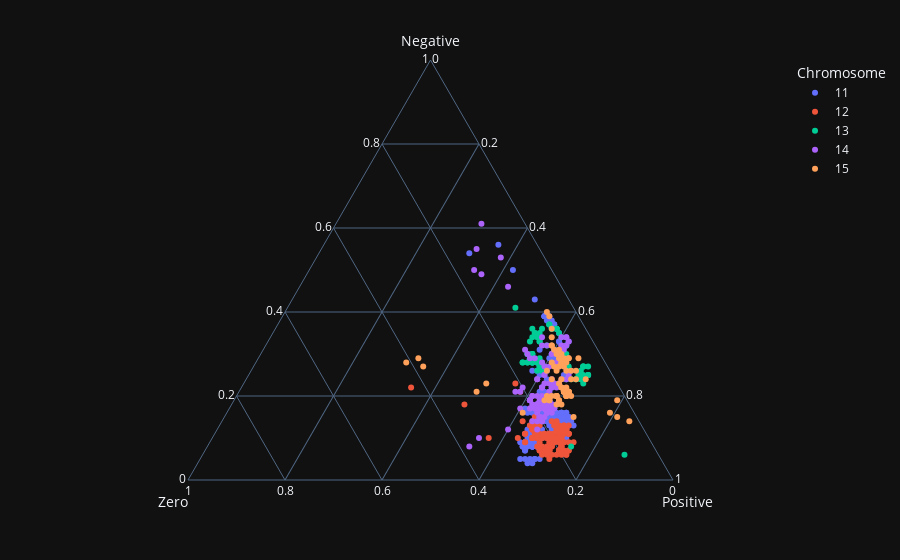

The code cell stored with this chart in its notebook:
### Code cell
plot = px.scatter_ternary(df[1404:1948], a = 'Negative', 
                          b = 'Zero',
                          c='Positive',
                          color = 'Chromosome')
plot.show()

### Figure 1 — Plotly figure (JSON) as saved in the notebook; plotly's stock layout.template omitted (floating-point values rounded to 4 significant figures; data arrays with more than 128 entries replaced by an {"elided": "..."} marker saying what was removed)
{"data": [{"a": {"elided": "188 float values"}, "b": {"elided": "188 int values"}, "c": {"elided": "188 int values"}, "hovertemplate": "Chromosome=11<br>Negative=%{a}<br>Zero=%{b}<br>Positive=%{c}<extra></extra>", "legendgroup": "11", "marker": {"color": "#636efa", "symbol": "circle"}, "mode": "markers", "name": "11", "showlegend": true, "subplot": "ternary", "type": "scatterternary"}, {"a": [8.0, 9.0, 10.0, 9.0, 18.0, 10.0, 9.0, 9.0, 11.0, 10.0, 10.0, 10.0, 22.0, 10.0, 21.0, 10.0, 23.0, 12.0, 13.0, 15.0, 14.0, 14.0, 11.0, 12.0, 12.0, 11.0, 13.0, 12.0, 12.0, 11.0, 10.0, 10.0, 8.0, 10.0, 8.0, 8.0, 7.0, 6.0, 7.0, 8.0, 7.0, 7.0, 7.0, 7.0, 10.0, 10.0, 9.0, 9.0, 10.0, 10.0, 11.0, 11.0, 11.0, 11.0, 12.0, 11.0, 9.0, 7.0, 8.0, 7.0, 6.0, 5.0, 6.0, 6.0, 7.0, 7.0, 7.0, 6.0, 6.0, 7.0, 6.0, 7.0, 7.0, 8.0, 9.0, 8.0, 9.0, 9.0, 10.0, 11.0, 13.0, 11.0, 13.0, 12.0, 12.0, 11.0, 10.0, 12.0, 11.0, 11.0, 13.0, 12.0, 13.0, 11.0, 12.0, 12.0, 13.0, 11.0, 12.0, 14.0, 14.0, 13.0, 11.0, 11.0, 9.0, 9.0, 9.0, 10.0, 11.0, 12.0, 10.0, 10.0, 10.0, 10.0, 11.0], "b": [21, 21, 23, 20, 34, 24, 26, 26, 25, 27, 33, 24, 43, 23, 21, 23, 21, 23, 21, 21, 24, 22, 22, 22, 22, 23, 23, 23, 23, 25, 24, 22, 21, 23, 24, 22, 24, 22, 19, 19, 20, 22, 22, 22, 21, 21, 23, 20, 19, 20, 20, 20, 18, 19, 17, 17, 17, 20, 23, 23, 21, 23, 23, 24, 24, 22, 20, 19, 20, 18, 19, 20, 18, 19, 18, 19, 20, 20, 22, 21, 22, 19, 16, 16, 16, 17, 18, 18, 16, 16, 15, 17, 16, 16, 16, 17, 17, 18, 17, 18, 17, 18, 18, 16, 16, 19, 18, 18, 21, 18, 19, 19, 20, 20, 20], "c": [71, 70, 67, 71, 48, 66, 65, 65, 64, 63, 57, 66, 35, 67, 58, 67, 56, 65, 66, 64, 62, 64, 67, 66, 66, 66, 64, 65, 65, 64, 66, 68, 71, 67, 68, 70, 69, 72, 74, 73, 73, 71, 71, 71, 69, 69, 68, 71, 71, 70, 69, 69, 71, 70, 71, 72, 74, 73, 69, 70, 73, 72, 71, 70, 69, 71, 73, 75, 74, 75, 75, 73, 75, 73, 73, 73, 71, 71, 68, 68, 65, 70, 71, 72, 72, 72, 72, 70, 73, 73, 72, 71, 71, 73, 72, 71, 70, 71, 71, 68, 69, 69, 71, 73, 75, 72, 73, 72, 68, 70, 71, 71, 70, 70, 69], "hovertemplate": "Chromosome=12<br>Negative=%{a}<br>Zero=%{b}<br>Positive=%{c}<extra></extra>", "legendgroup": "12", "marker": {"color": "#EF553B", "symbol": "circle"}, "mode": "markers", "name": "12", "showlegend": true, "subplot": "ternary", "type": "scatterternary"}, {"a": [8.0, 6.0, 25.0, 27.0, 25.0, 26.0, 24.0, 25.0, 27.0, 27.0, 27.0, 25.0, 24.0, 25.0, 23.0, 24.0, 24.0, 24.0, 24.0, 28.0, 28.0, 27.0, 30.0, 32.0, 34.0, 35.0, 37.0, 37.0, 36.0, 36.0, 36.0, 36.0, 36.0, 35.0, 41.0, 36.0, 33.0, 35.0, 36.0, 33.0, 32.0, 34.0, 35.0, 34.0, 33.0, 30.0, 30.0, 30.0, 27.0, 28.0, 28.0, 28.0, 28.0, 28.0, 29.0, 28.0, 28.0, 27.0, 26.0, 26.0, 29.0, 28.0, 30.0, 30.0], "b": [17, 7, 5, 4, 5, 6, 8, 5, 5, 5, 5, 6, 7, 7, 7, 7, 8, 9, 10, 9, 8, 8, 7, 6, 6, 6, 7, 7, 7, 6, 6, 6, 7, 11, 12, 9, 11, 10, 11, 11, 10, 12, 11, 11, 13, 14, 14, 15, 14, 15, 16, 17, 17, 15, 15, 14, 16, 14, 15, 14, 13, 15, 15, 14], "c": [75, 87, 70, 69, 70, 68, 68, 70, 68, 68, 68, 69, 69, 68, 70, 69, 68, 67, 66, 63, 64, 65, 63, 62, 60, 59, 56, 56, 57, 58, 58, 58, 57, 54, 47, 55, 56, 55, 53, 56, 58, 54, 54, 55, 54, 56, 56, 55, 59, 57, 56, 55, 55, 57, 56, 58, 56, 59, 59, 60, 58, 57, 55, 56], "hovertemplate": "Chromosome=13<br>Negative=%{a}<br>Zero=%{b}<br>Positive=%{c}<extra></extra>", "legendgroup": "13", "marker": {"color": "#00cc96", "symbol": "circle"}, "mode": "markers", "name": "13", "showlegend": true, "subplot": "ternary", "type": "scatterternary"}, {"a": [17.0, 16.0, 20.0, 50.0, 49.0, 55.0, 18.0, 18.0, 18.0, 17.0, 17.0, 19.0, 18.0, 17.0, 14.0, 12.0, 12.0, 10.0, 8.0, 17.0, 17.0, 16.0, 18.0, 16.0, 18.0, 18.0, 19.0, 20.0, 22.0, 21.0, 19.0, 19.0, 20.0, 20.0, 18.0, 18.0, 16.0, 17.0, 15.0, 17.0, 15.0, 14.0, 14.0, 14.0, 15.0, 14.0, 15.0, 17.0, 17.0, 17.0, 17.0, 18.0, 19.0, 20.0, 18.0, 18.0, 17.0, 17.0, 19.0, 18.0, 18.0, 19.0, 22.0, 24.0, 24.0, 25.0, 23.0, 25.0, 24.0, 27.0, 28.0, 29.0, 31.0, 30.0, 29.0, 32.0, 34.0, 61.0, 32.0, 34.0, 34.0, 34.0, 33.0, 32.0, 32.0, 31.0, 30.0, 30.0, 28.0, 25.0, 24.0, 23.0, 24.0, 22.0, 23.0, 23.0, 21.0, 21.0, 46.0, 16.0, 19.0, 53.0, 22.0, 27.0, 22.0, 23.0], "b": [17, 18, 19, 16, 15, 13, 16, 17, 18, 18, 18, 16, 17, 18, 20, 22, 28, 35, 38, 23, 21, 18, 19, 20, 19, 19, 20, 19, 20, 21, 20, 20, 18, 17, 17, 17, 17, 16, 20, 19, 19, 22, 21, 20, 20, 20, 20, 20, 18, 18, 19, 19, 18, 16, 18, 19, 19, 18, 17, 19, 20, 17, 16, 16, 16, 14, 14, 14, 13, 12, 13, 14, 15, 15, 15, 11, 10, 9, 10, 5, 6, 5, 5, 7, 6, 7, 9, 10, 10, 9, 11, 12, 10, 16, 13, 15, 22, 15, 11, 18, 16, 9, 14, 13, 13, 13], "c": [66, 66, 61, 34, 36, 32, 66, 65, 64, 65, 65, 65, 65, 65, 66, 66, 60, 55, 54, 60, 62, 66, 63, 64, 63, 63, 61, 61, 58, 58, 61, 61, 62, 63, 65, 65, 67, 67, 65, 64, 66, 64, 65, 66, 65, 66, 65, 63, 65, 65, 64, 63, 63, 64, 64, 63, 64, 65, 64, 63, 62, 64, 62, 60, 60, 61, 63, 61, 63, 61, 59, 57, 54, 55, 56, 57, 56, 30, 58, 61, 60, 61, 62, 61, 62, 62, 61, 60, 62, 66, 65, 65, 66, 62, 64, 62, 57, 64, 43, 66, 65, 38, 64, 60, 65, 64], "hovertemplate": "Chromosome=14<br>Negative=%{a}<br>Zero=%{b}<br>Positive=%{c}<extra></extra>", "legendgroup": "14", "marker": {"color": "#ab63fa", "symbol": "circle"}, "mode": "markers", "name": "14", "showlegend": true, "subplot": "ternary", "type": "scatterternary"}, {"a": [16.0, 19.0, 14.0, 15.0, 15.0, 16.0, 21.0, 23.0, 27.0, 28.0, 29.0, 27.0, 24.0, 24.0, 26.0, 40.0, 34.0, 29.0, 27.0, 26.0, 29.0, 24.0, 29.0, 26.0, 39.0, 36.0, 28.0, 31.0, 30.0, 32.0, 32.0, 31.0, 30.0, 29.0, 28.0, 29.0, 28.0, 28.0, 26.0, 27.0, 26.0, 24.0, 23.0, 21.0, 21.0, 21.0, 22.0, 22.0, 20.0, 20.0, 21.0, 20.0, 20.0, 19.0, 20.0, 21.0, 21.0, 22.0, 24.0, 21.0, 20.0, 20.0, 19.0, 20.0, 19.0, 19.0, 20.0, 18.0, 18.0, 20.0, 19.0], "b": [5, 2, 2, 4, 13, 23, 30, 27, 38, 41, 38, 9, 9, 8, 8, 6, 8, 7, 10, 9, 7, 6, 5, 7, 6, 7, 8, 8, 8, 9, 9, 9, 9, 8, 9, 9, 9, 11, 11, 11, 13, 13, 12, 11, 11, 12, 12, 12, 14, 14, 12, 12, 12, 14, 11, 12, 11, 11, 11, 11, 12, 14, 17, 16, 16, 16, 14, 15, 14, 15, 14], "c": [79, 79, 84, 81, 72, 61, 49, 50, 35, 31, 33, 64, 67, 68, 66, 54, 58, 64, 63, 65, 64, 70, 66, 67, 55, 57, 64, 61, 62, 59, 59, 60, 61, 63, 63, 62, 63, 61, 63, 62, 61, 63, 65, 68, 68, 67, 66, 66, 66, 66, 67, 68, 68, 67, 69, 67, 68, 67, 65, 68, 68, 66, 64, 64, 65, 65, 66, 67, 68, 65, 67], "hovertemplate": "Chromosome=15<br>Negative=%{a}<br>Zero=%{b}<br>Positive=%{c}<extra></extra>", "legendgroup": "15", "marker": {"color": "#FFA15A", "symbol": "circle"}, "mode": "markers", "name": "15", "showlegend": true, "subplot": "ternary", "type": "scatterternary"}], "layout": {"ternary": {"domain": {"x": [0.0, 1.0], "y": [0.0, 1.0]}, "aaxis": {"title": {"text": "Negative"}}, "baxis": {"title": {"text": "Zero"}}, "caxis": {"title": {"text": "Positive"}}}, "legend": {"title": {"text": "Chromosome"}, "tracegroupgap": 0}, "margin": {"t": 60}}}
